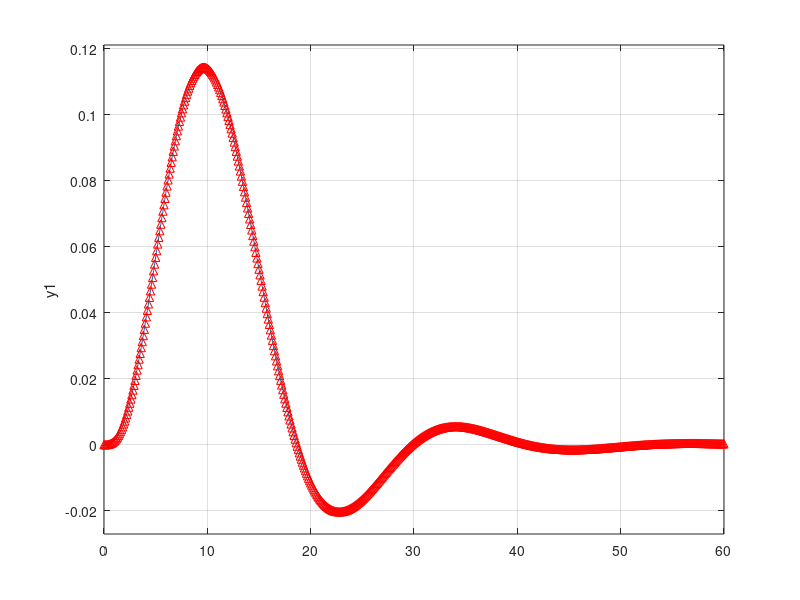
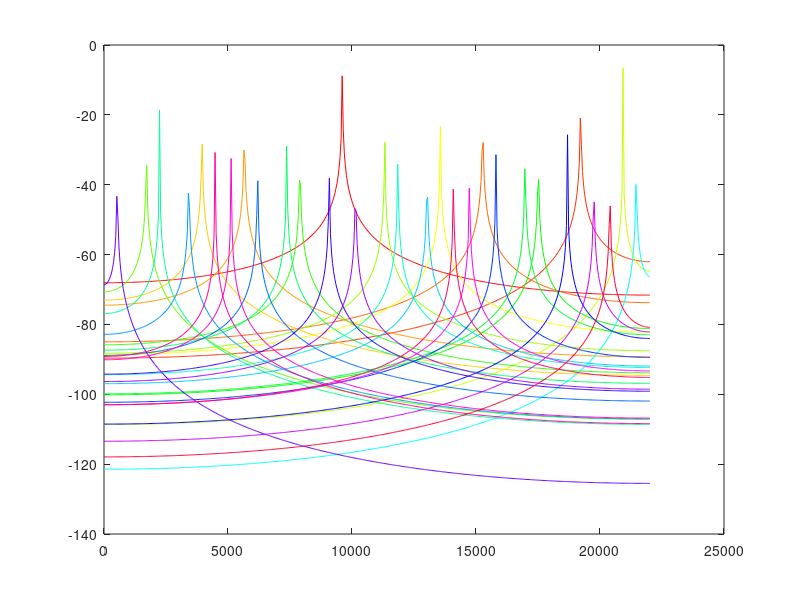
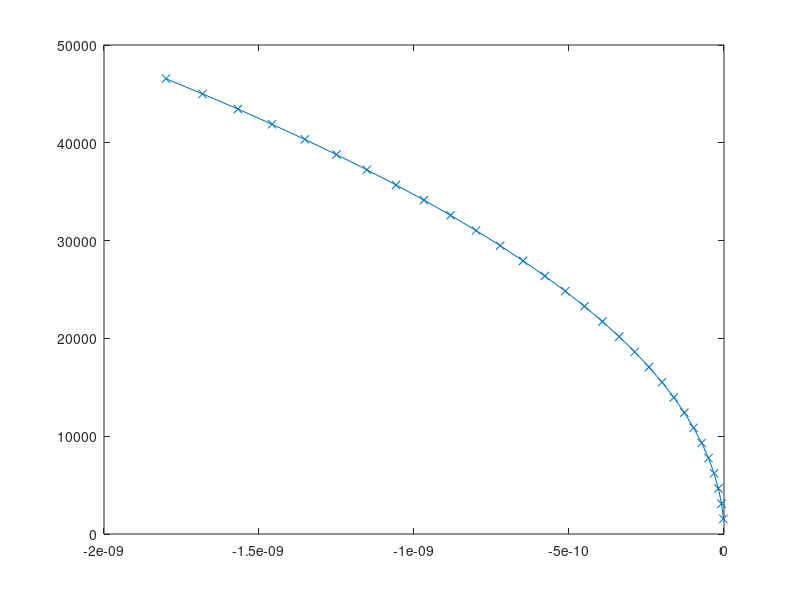

Reproduce these figures in MATLAB, in order.
%%

[b,a] = butter(4,0.3,'s'); 
[bz,az] = impinvar(b,a,10);
sys = tf(b,a)
impulse(sys);
hold on;
impz(10*bz,az,[],10);


%%

%            b*z
% G = -----------------
%     z^2 + c_1*z + c_0

clear;

l = 0.65;
Ts = 60.97;
rho = 1140;
A = 0.5188*10^-6;
m = 1:30;

T = 44100;

H = [];
sigmas = [];
omegas = [];

if(findobj('type','figure','name','freqs'))
    freqs = figure(findobj('type','figure','name','freqs'));
else
    freqs = figure('name','freqs');
end

for i = m;
	sigma = -0.000000000002*i^2;
	omega = i*(pi/l)*sqrt(Ts/(rho*A));
	
	sigmas = [sigmas sigma];
	omegas = [omegas omega];
	
	b = T*sin(omega*T)/(omega*T);
	c1 = -2*exp(sigma*T)*cos(omega*T);
	c0 = exp(2*sigma*T);
	
	num = [0 b 0];
	den = [1 c1 c0];
	
	%H = [H tf(num, den, 0.1)]

	cc=hsv(30);
	[h,w] = freqz(num,den,[], T);
	plot(w,20*log10(abs(h)),'color',cc(i,:));
	pause(0.1);
	hold on
end

hold off

if(findobj('type','figure','name','sebene'))
    sebene = figure(findobj('type','figure','name','sebene'));
else
    sebene = figure('name','sebene');
end

plot(sigmas,omegas, 'x-');

%sound(impulse(H,2),T);